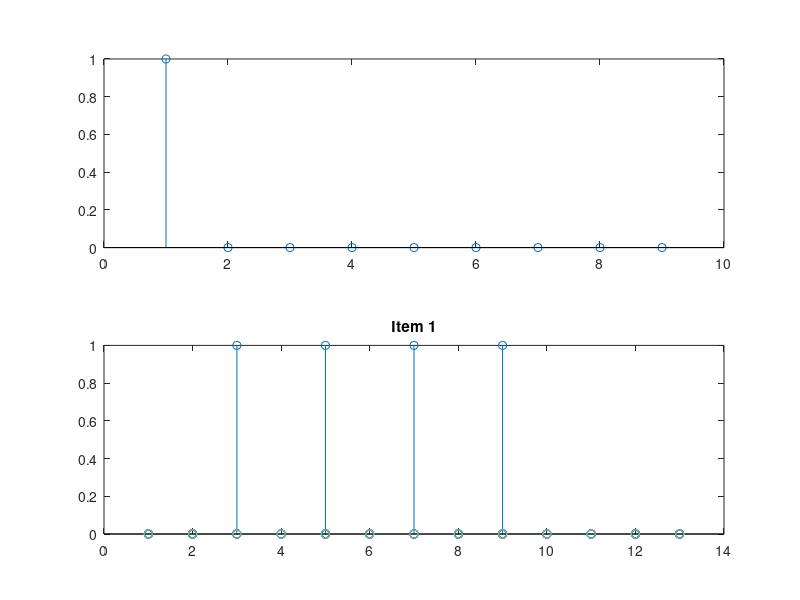
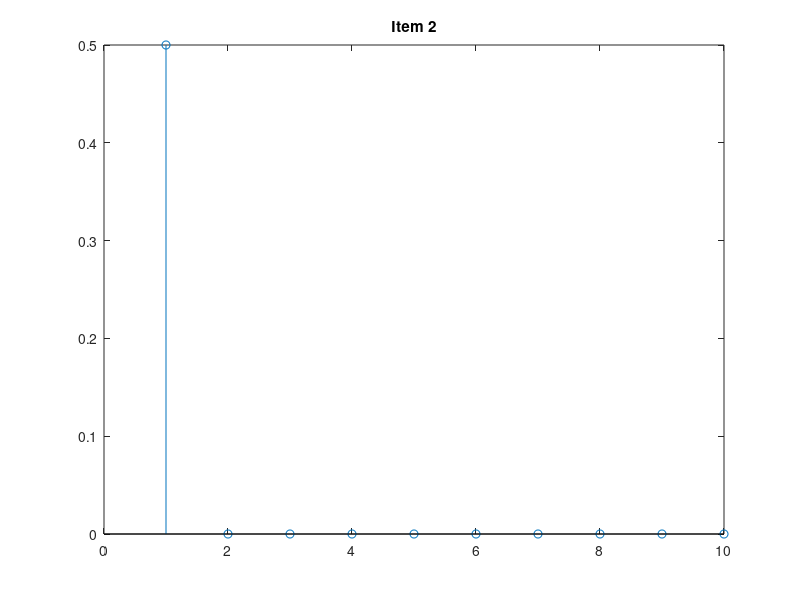
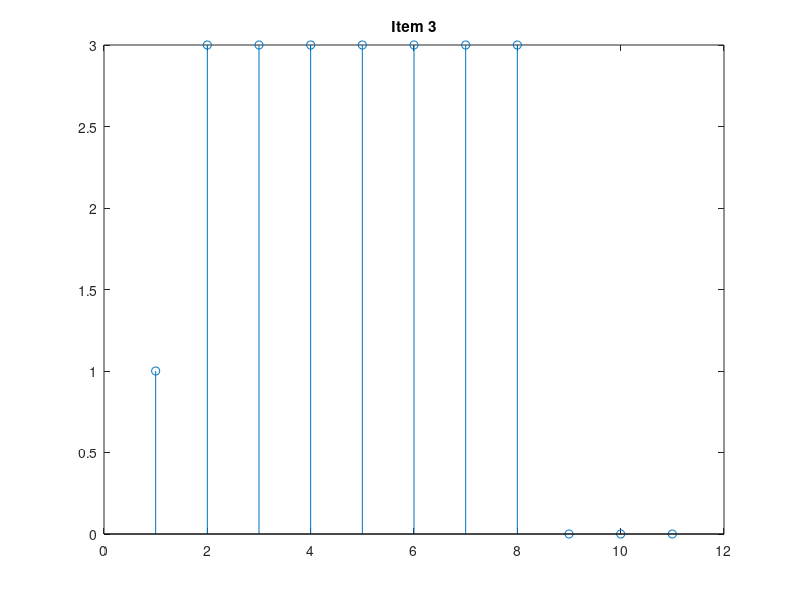
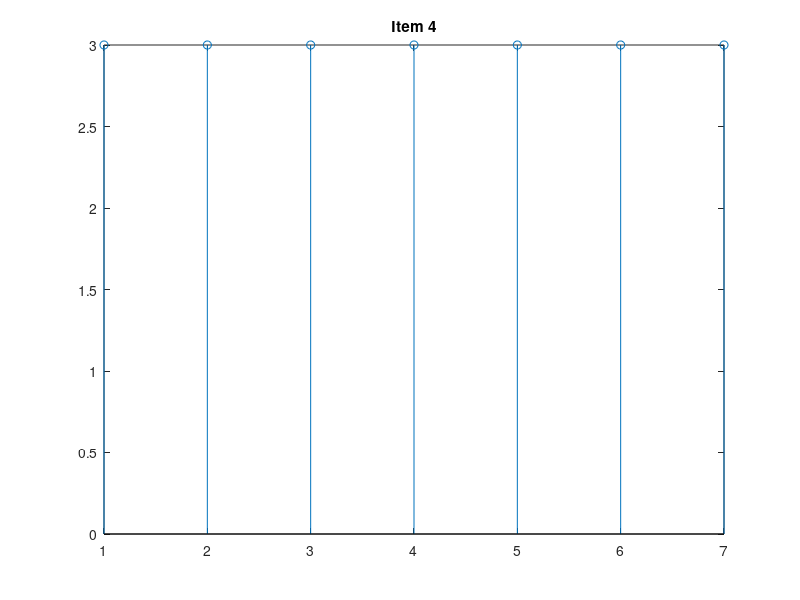

The MATLAB source for these figures, in order:
% Ejercicio 7

x = [ 1 0 0 0 0 0 0 0 0];
yf = zeros(length(x)+4);

for i=3:length(x) 
  yf(i) = x(i-2) + yf(i-2);
end

figure(1);
subplot(2,1,1);
stem(x);
subplot(2,1,2);
stem(yf);
title("Item 1");

x = [ 0 1 0 0 0 0 0 0 0];
y2 = zeros(length(x)+3,1);
for i=2:length(x)
  y2(i) = x(i) + x(i-1) * 0.5;
end

figure(2);
stem(y2(3:length(y2)));
title("Item 2");

x = [ 0 1 0 0 0 0 0 0 0];
y3 = zeros(length(x)+3,1);
for i=2:length(x)
  y3(i) = x(i) + 2 * x(i-1) + y3(i-1);
end

figure(3);
stem(y3(2:length(y3)));
title("Item 3");


x = [ 0 1 0 0 0 0 0 0 0];
y4 = zeros(length(x)+4,1);
for i=3:length(x)
  y4(i) = x(i) + 0.5 * y4(i-1) + 0.25* y4(i-2);
end

figure(4);
stem(y3(3:length(y4)-4));
title("Item 4");


x = [ 0 1 0 0 0 0 0 0 0];
y5 = zeros(length(x)+3,1);
for i=2:length(x)
  y5(i) = x(i) + x(i-1) - y5(i-1);
end

figure(5);
stem(y5(2:length(y5)));
title("Item 5");
